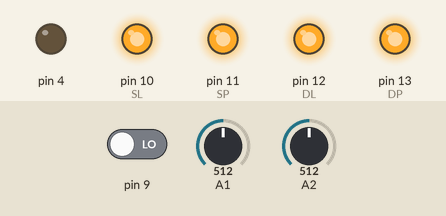
Recording of a sketch running on a simulated Arduino Uno, built with avr-gcc and run on an emulated ATmega328P. Shown: output pins drawn as LEDs (lit = HIGH). The inputs (shaded band) are chosen by the test bench; at power-on: A1 = 512, A2 = 512, pin 9 LOW.

Above: at 2.2 s.
2.3 s: A1 set to 716
At 3.0 s:
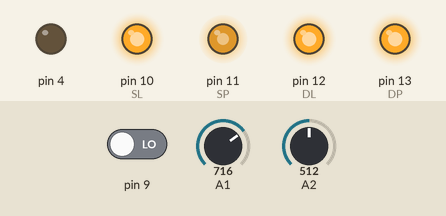
3.8 s: A2 set to 716
At 4.1 s:
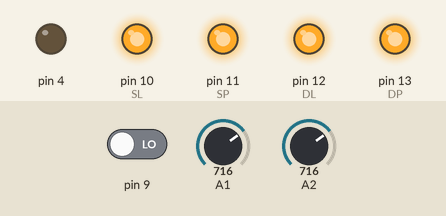
5.3 s: A2 set to 900
At 6.4 s:
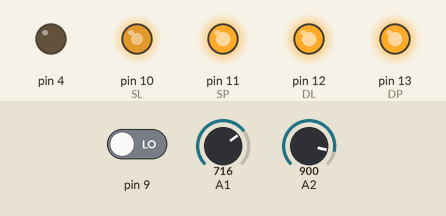
6.8 s: A1 set to 900
At 7.6 s:
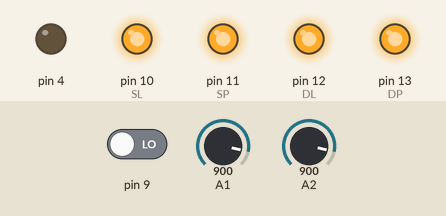
8.3 s: A1 set to 511
At 8.7 s:
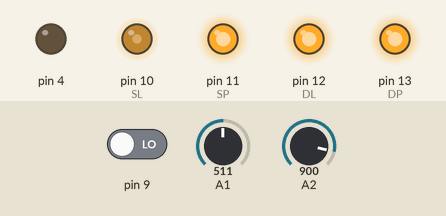
9.8 s: A2 set to 306
At 11.1 s:
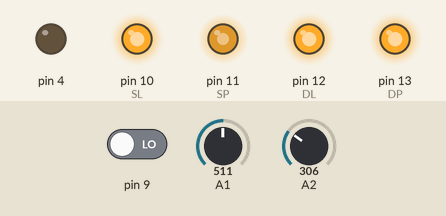
Timing chart, 0 to 12.3 s (numbered marks = the images above; inputs shaded):
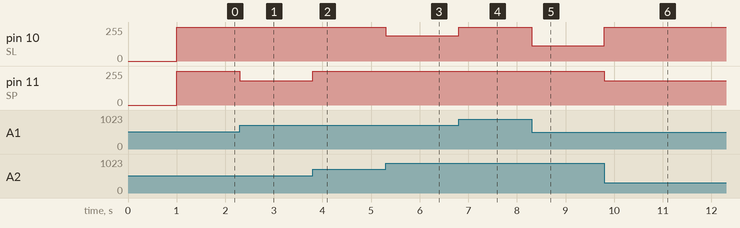

The sketch:

PID_2.ino
```cpp
#define SP     11
#define DP     13
#define SL     10
#define DL     12

float P   = 0;
float I   = 0;
float D   = 0;
float pid = 0;

int i = 0;
int a = 0;
int b = 0;
int c = 0;
int d = 0;

int  e1 = 0;
int  e2 = 0;
//byte o [25] = {0, 0, 0, 0, 0, 0, 0, 0, 0, 0, 0, 0, 0, 0, 0, 0, 0, 0, 0, 0, 0, 0, 0, 0, 0};

//--------------------------------------------------------------------
float M  =  255;   // средняя скорость мотора
float kp =  0.36; //0.12   // пропорциональный коэффицент
float kd =  1;    // диферинциальный коэффицент
float ki =  0.5;   // интегральный коэффицент
float ki2 =  2;     // интегральный коэффицент 2
//--------------------------------------------------------------------

void setup() {
  Serial.begin(9600);
  pinMode(DL, OUTPUT);
  pinMode(DP, OUTPUT);
  pinMode(4, OUTPUT);
  digitalWrite(DL, HIGH );
  digitalWrite(DP, HIGH );
  while ((digitalRead(9)) == 1) { delay(10); }
  delay(1000);
}

void PID() {
  e1 = analogRead(A2) - analogRead(A1);
  P = kp*e1;
  I = I + ki*e1;
  D = D + kp*(e1 - e2); e2 = e1;
  //if (((e1 + 50) < e2) || ((e1 - 50) > e2)) { D = kd*(e1 - e2); e2 = e1; }
  pid = P ;
}

void loop() {
  PID();
  if (pid > 0) {
    analogWrite(SL, (M - pid));
    analogWrite(SP, M);
  }
  else {
    analogWrite(SL,  M);
    analogWrite(SP, (M + pid));
  }

  //analogWrite(SL, (M - pid));
  //analogWrite(SP, (M + pid));
}

void ZUM()        {
  digitalWrite (4, HIGH);
  delay (100);
  digitalWrite (4, LOW);
  delay (100);
  digitalWrite (4, HIGH);
  delay (100);
  digitalWrite (4, LOW);
  delay (100);
}
```

Measured:
- after the input at 2.3 s, pin 11 (SP): 255/255 → 181/255 at once
- after the input at 3.8 s, pin 11 (SP): 181/255 → 255/255 at once
- after the input at 5.3 s, pin 10 (SL): 255/255 → 188/255 at once
- after the input at 6.8 s, pin 10 (SL): 188/255 → 255/255 at once
- after the input at 8.3 s, pin 10 (SL): 255/255 → 114/255 at once
- after the input at 9.8 s, pin 10 (SL): 114/255 → 255/255 at once; pin 11 (SP): 255/255 → 181/255 at once
